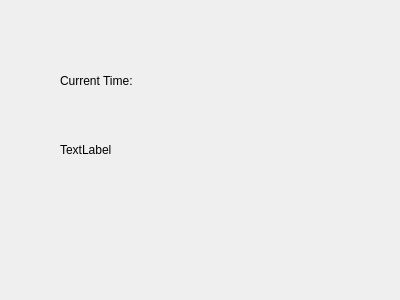
<?xml version="1.0" encoding="UTF-8"?>
<ui version="4.0">
 <class>ShowTime</class>
 <widget class="QWidget" name="ShowTime">
  <property name="geometry">
   <rect>
    <x>0</x>
    <y>0</y>
    <width>400</width>
    <height>300</height>
   </rect>
  </property>
  <property name="windowTitle">
   <string>ShowTime</string>
  </property>
  <widget class="QLabel" name="title">
   <property name="geometry">
    <rect>
     <x>60</x>
     <y>70</y>
     <width>251</width>
     <height>21</height>
    </rect>
   </property>
   <property name="text">
    <string>Current Time:</string>
   </property>
  </widget>
  <widget class="QLabel" name="timeLabel">
   <property name="geometry">
    <rect>
     <x>60</x>
     <y>140</y>
     <width>231</width>
     <height>20</height>
    </rect>
   </property>
   <property name="text">
    <string>TextLabel</string>
   </property>
  </widget>
 </widget>
 <layoutdefault spacing="6" margin="11"/>
 <resources/>
 <connections/>
</ui>
